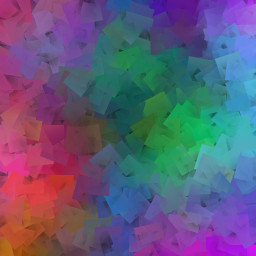
//> input picture imagens/blend1.jpg, 256 x 256 px
$ ./equalize ../imagens/blend1.jpg   (built with g++ and OpenCV 4)
//> lines starting //> are read from the running program, lines starting //| are printed output that depends on the picture
//make equalize
//./equalize imagem.extensão
#include <iostream>
#include <opencv2/opencv.hpp>

using namespace cv;
using namespace std;

int main(int argc, char** argv){
  Mat image, sv;
  vector<Mat> planes, svPlanes;
  Mat histR, histG, histB;
  Mat histRs, histGs, histBs;
  int nbins = 64;
  float range[] = {0, 256};
  const float *histrange = { range };
  bool uniform = true;
  bool acummulate = false;

  int histw = nbins, histh = nbins/2;
  Mat histImgR(histh, histw, CV_8UC3, Scalar(0,0,0));
  Mat histImgG(histh, histw, CV_8UC3, Scalar(0,0,0));
  Mat histImgB(histh, histw, CV_8UC3, Scalar(0,0,0));
  Mat histImgRs(histh, histw, CV_8UC3, Scalar(0,0,0));//#
  Mat histImgGs(histh, histw, CV_8UC3, Scalar(0,0,0));
  Mat histImgBs(histh, histw, CV_8UC3, Scalar(0,0,0));

    image = imread(argv[1], CV_LOAD_IMAGE_COLOR);
//> image is the input picture: 256 rows x 256 cols, CV_8UC3; mean B, G, R 122.3, 90.9, 96.8

    split (image, planes);
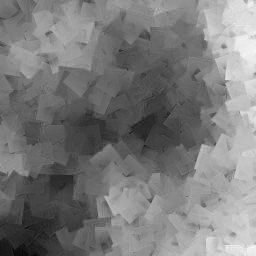
//> planes[0]: 256 rows x 256 cols, CV_8UC1; min 8, max 247, mean 122.3
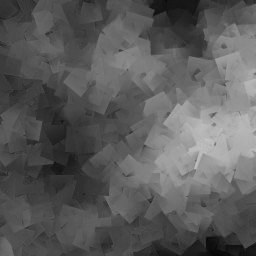
//> planes[1]: 256 rows x 256 cols, CV_8UC1; min 4, max 194, mean 90.9
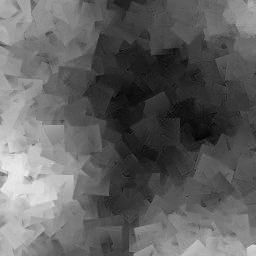
//> planes[2]: 256 rows x 256 cols, CV_8UC1; min 0, max 236, mean 96.8
    image.copyTo(sv);
    split (sv, svPlanes);

    equalizeHist(svPlanes[0], svPlanes[0]);//#
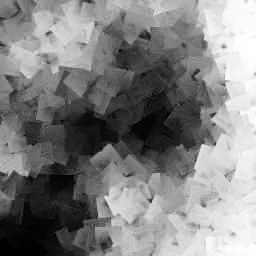
//> svPlanes[0]: 256 rows x 256 cols, CV_8UC1; min 0, max 255, mean 128.3
    equalizeHist(svPlanes[1], svPlanes[1]);
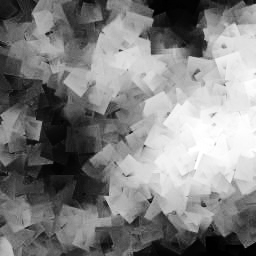
//> svPlanes[1]: 256 rows x 256 cols, CV_8UC1; min 0, max 255, mean 128.6
    equalizeHist(svPlanes[2], svPlanes[2]);
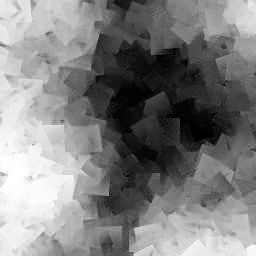
//> svPlanes[2]: 256 rows x 256 cols, CV_8UC1; min 0, max 255, mean 128.2

    calcHist(&planes[0], 1, 0, Mat(), histR, 1,
             &nbins, &histrange,
             uniform, acummulate);
//> histR = 64 values, max 2672 at index 25, min 0 at index 0, mean 1024
    calcHist(&planes[1], 1, 0, Mat(), histG, 1,
             &nbins, &histrange,
             uniform, acummulate);
//> histG = 64 values, max 3875 at index 19, min 0 at index 0, mean 1024
    calcHist(&planes[2], 1, 0, Mat(), histB, 1,
             &nbins, &histrange,
             uniform, acummulate);
//> histB = 64 values, max 2338 at index 21, min 0 at index 60, mean 1024
    calcHist(&svPlanes[0], 1, 0, Mat(), histRs, 1,//#
             &nbins, &histrange,
             uniform, acummulate);
//> histRs = 64 values, max 1429 at index 49, min 613 at index 30, mean 1024
    calcHist(&svPlanes[1], 1, 0, Mat(), histGs, 1,
             &nbins, &histrange,
             uniform, acummulate);
//> histGs = 64 values, max 1875 at index 22, min 583 at index 40, mean 1024
    calcHist(&svPlanes[2], 1, 0, Mat(), histBs, 1,
             &nbins, &histrange,
             uniform, acummulate);
//> histBs = 64 values, max 1389 at index 23, min 521 at index 27, mean 1024

    normalize(histR, histR, 0, histImgR.rows, NORM_MINMAX, -1, Mat());
//> histR = 64 values, max 32 at index 25, min 0 at index 0, mean 12.26
    normalize(histG, histG, 0, histImgG.rows, NORM_MINMAX, -1, Mat());
//> histG = 64 values, max 32 at index 19, min 0 at index 0, mean 8.46
    normalize(histB, histB, 0, histImgB.rows, NORM_MINMAX, -1, Mat());
//> histB = 64 values, max 32 at index 21, min 0 at index 60, mean 14.02
    normalize(histRs, histRs, 0, histImgRs.rows, NORM_MINMAX, -1, Mat());//#
//> histRs = 64 values, max 32 at index 49, min 0 at index 30, mean 16.12
    normalize(histGs, histGs, 0, histImgGs.rows, NORM_MINMAX, -1, Mat());
//> histGs = 64 values, max 32 at index 22, min 0 at index 40, mean 10.92
    normalize(histBs, histBs, 0, histImgBs.rows, NORM_MINMAX, -1, Mat());
//> histBs = 64 values, max 32 at index 23, min 0 at index 27, mean 18.54

    histImgR.setTo(Scalar(0));
    histImgG.setTo(Scalar(0));
    histImgB.setTo(Scalar(0));
    histImgRs.setTo(Scalar(0));
    histImgGs.setTo(Scalar(0));
    histImgBs.setTo(Scalar(0));

    for(int i=0; i<nbins; i++){
      line(histImgR, Point(i, histh), Point(i, histh-cvRound(histR.at<float>(i))),
           Scalar(0, 0, 255), 1, 8, 0);
      line(histImgG, Point(i, histh), Point(i, histh-cvRound(histG.at<float>(i))),
           Scalar(0, 255, 0), 1, 8, 0);
      line(histImgB, Point(i, histh), Point(i, histh-cvRound(histB.at<float>(i))),
           Scalar(255, 0, 0), 1, 8, 0);
      line(histImgRs, Point(i, histh), Point(i, histh-cvRound(histRs.at<float>(i))),
           Scalar(0, 0, 255), 1, 8, 0);
      line(histImgGs, Point(i, histh), Point(i, histh-cvRound(histGs.at<float>(i))),
           Scalar(0, 255, 0), 1, 8, 0);
      line(histImgBs, Point(i, histh), Point(i, histh-cvRound(histBs.at<float>(i))),
           Scalar(255, 0, 0), 1, 8, 0);
    }

    merge(svPlanes, sv);

    histImgR.copyTo(image(Rect(0, 0      , nbins, histh)));
    histImgG.copyTo(image(Rect(0, histh  , nbins, histh)));
    histImgB.copyTo(image(Rect(0, 2*histh, nbins, histh)));
    histImgRs.copyTo(sv(Rect(0, 0      , nbins, histh)));
    histImgGs.copyTo(sv(Rect(0, histh  , nbins, histh)));
    histImgBs.copyTo(sv(Rect(0, 2*histh, nbins, histh)));
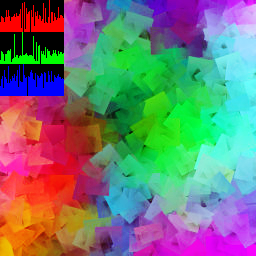
//> sv: 256 rows x 256 cols, CV_8UC3; mean B, G, R 118.8, 122.3, 114.4
    imshow("image", image);
    imshow("sv", sv);
    imwrite("imagem.png", sv);
    if(waitKey(-1));
//> the space key is pressed

  return 0;
}
